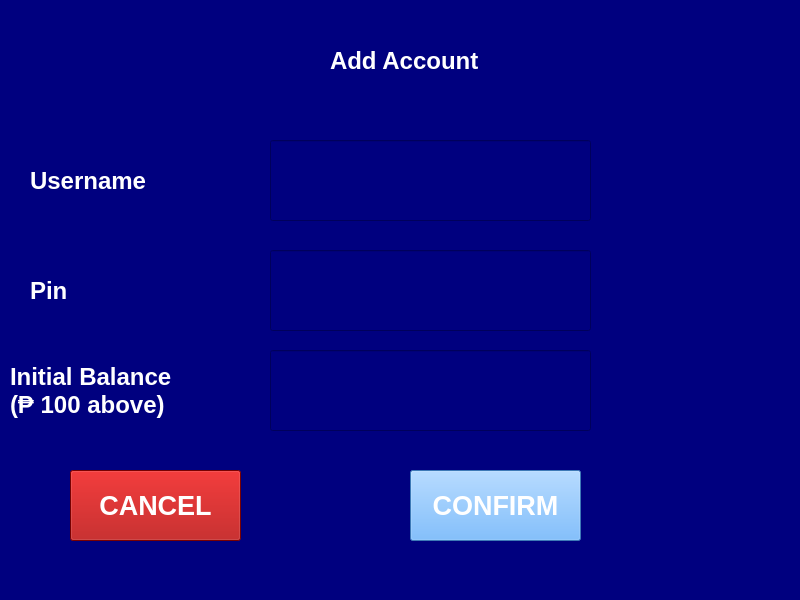
<?xml version="1.0" encoding="UTF-8"?>
<ui version="4.0">
 <class>change_pin_window</class>
 <widget class="QMainWindow" name="change_pin_window">
  <property name="geometry">
   <rect>
    <x>0</x>
    <y>0</y>
    <width>800</width>
    <height>600</height>
   </rect>
  </property>
  <property name="windowTitle">
   <string>Change Pin</string>
  </property>
  <property name="styleSheet">
   <string notr="true">background-color: rgb(0, 0, 127);</string>
  </property>
  <widget class="QWidget" name="centralwidget">
   <widget class="QLabel" name="username_label">
    <property name="geometry">
     <rect>
      <x>30</x>
      <y>140</y>
      <width>201</width>
      <height>81</height>
     </rect>
    </property>
    <property name="font">
     <font>
      <pointsize>18</pointsize>
      <weight>75</weight>
      <bold>true</bold>
     </font>
    </property>
    <property name="styleSheet">
     <string notr="true">color: rgb(255, 255, 255);</string>
    </property>
    <property name="text">
     <string>Username</string>
    </property>
   </widget>
   <widget class="QLabel" name="log_label">
    <property name="geometry">
     <rect>
      <x>690</x>
      <y>10</y>
      <width>101</width>
      <height>91</height>
     </rect>
    </property>
    <property name="text">
     <string/>
    </property>
    <property name="pixmap">
     <pixmap>../images/Bank logo 1.png</pixmap>
    </property>
   </widget>
   <widget class="QLineEdit" name="username_input">
    <property name="geometry">
     <rect>
      <x>270</x>
      <y>140</y>
      <width>321</width>
      <height>81</height>
     </rect>
    </property>
    <property name="font">
     <font>
      <pointsize>20</pointsize>
     </font>
    </property>
    <property name="styleSheet">
     <string notr="true">color: rgb(255, 255, 255);
selection-background-color: rgb(85, 170, 255);</string>
    </property>
    <property name="text">
     <string/>
    </property>
   </widget>
   <widget class="QLabel" name="change_pin_label">
    <property name="geometry">
     <rect>
      <x>330</x>
      <y>20</y>
      <width>151</width>
      <height>81</height>
     </rect>
    </property>
    <property name="font">
     <font>
      <pointsize>18</pointsize>
      <weight>75</weight>
      <bold>true</bold>
     </font>
    </property>
    <property name="styleSheet">
     <string notr="true">color: rgb(255, 255, 255);</string>
    </property>
    <property name="text">
     <string>Add Account</string>
    </property>
   </widget>
   <widget class="QPushButton" name="confirm_button">
    <property name="geometry">
     <rect>
      <x>410</x>
      <y>470</y>
      <width>171</width>
      <height>71</height>
     </rect>
    </property>
    <property name="font">
     <font>
      <pointsize>20</pointsize>
      <weight>75</weight>
      <bold>true</bold>
     </font>
    </property>
    <property name="styleSheet">
     <string notr="true">background-color: rgb(85, 170, 255);
color: rgb(255, 255, 255);</string>
    </property>
    <property name="text">
     <string>CONFIRM</string>
    </property>
   </widget>
   <widget class="QLineEdit" name="pin_input">
    <property name="geometry">
     <rect>
      <x>270</x>
      <y>250</y>
      <width>321</width>
      <height>81</height>
     </rect>
    </property>
    <property name="font">
     <font>
      <pointsize>20</pointsize>
     </font>
    </property>
    <property name="styleSheet">
     <string notr="true">color: rgb(255, 255, 255);
selection-background-color: rgb(85, 170, 255);</string>
    </property>
    <property name="text">
     <string/>
    </property>
   </widget>
   <widget class="QLabel" name="pin_label">
    <property name="geometry">
     <rect>
      <x>30</x>
      <y>250</y>
      <width>201</width>
      <height>81</height>
     </rect>
    </property>
    <property name="font">
     <font>
      <pointsize>18</pointsize>
      <weight>75</weight>
      <bold>true</bold>
     </font>
    </property>
    <property name="styleSheet">
     <string notr="true">color: rgb(255, 255, 255);</string>
    </property>
    <property name="text">
     <string>Pin</string>
    </property>
   </widget>
   <widget class="QPushButton" name="cancel_button">
    <property name="geometry">
     <rect>
      <x>70</x>
      <y>470</y>
      <width>171</width>
      <height>71</height>
     </rect>
    </property>
    <property name="font">
     <font>
      <pointsize>20</pointsize>
      <weight>75</weight>
      <bold>true</bold>
     </font>
    </property>
    <property name="styleSheet">
     <string notr="true">color: rgb(255, 255, 255);
background-color: rgb(170, 0, 0);</string>
    </property>
    <property name="text">
     <string>CANCEL</string>
    </property>
   </widget>
   <widget class="QLineEdit" name="balance_input">
    <property name="geometry">
     <rect>
      <x>270</x>
      <y>350</y>
      <width>321</width>
      <height>81</height>
     </rect>
    </property>
    <property name="font">
     <font>
      <pointsize>20</pointsize>
     </font>
    </property>
    <property name="styleSheet">
     <string notr="true">color: rgb(255, 255, 255);
selection-background-color: rgb(85, 170, 255);</string>
    </property>
    <property name="text">
     <string/>
    </property>
   </widget>
   <widget class="QLabel" name="balance_label">
    <property name="geometry">
     <rect>
      <x>10</x>
      <y>350</y>
      <width>251</width>
      <height>81</height>
     </rect>
    </property>
    <property name="font">
     <font>
      <pointsize>18</pointsize>
      <weight>75</weight>
      <bold>true</bold>
     </font>
    </property>
    <property name="styleSheet">
     <string notr="true">color: rgb(255, 255, 255);</string>
    </property>
    <property name="text">
     <string>Initial Balance 
(₱ 100 above)</string>
    </property>
   </widget>
  </widget>
  <widget class="QStatusBar" name="statusbar"/>
 </widget>
 <resources/>
 <connections/>
</ui>
